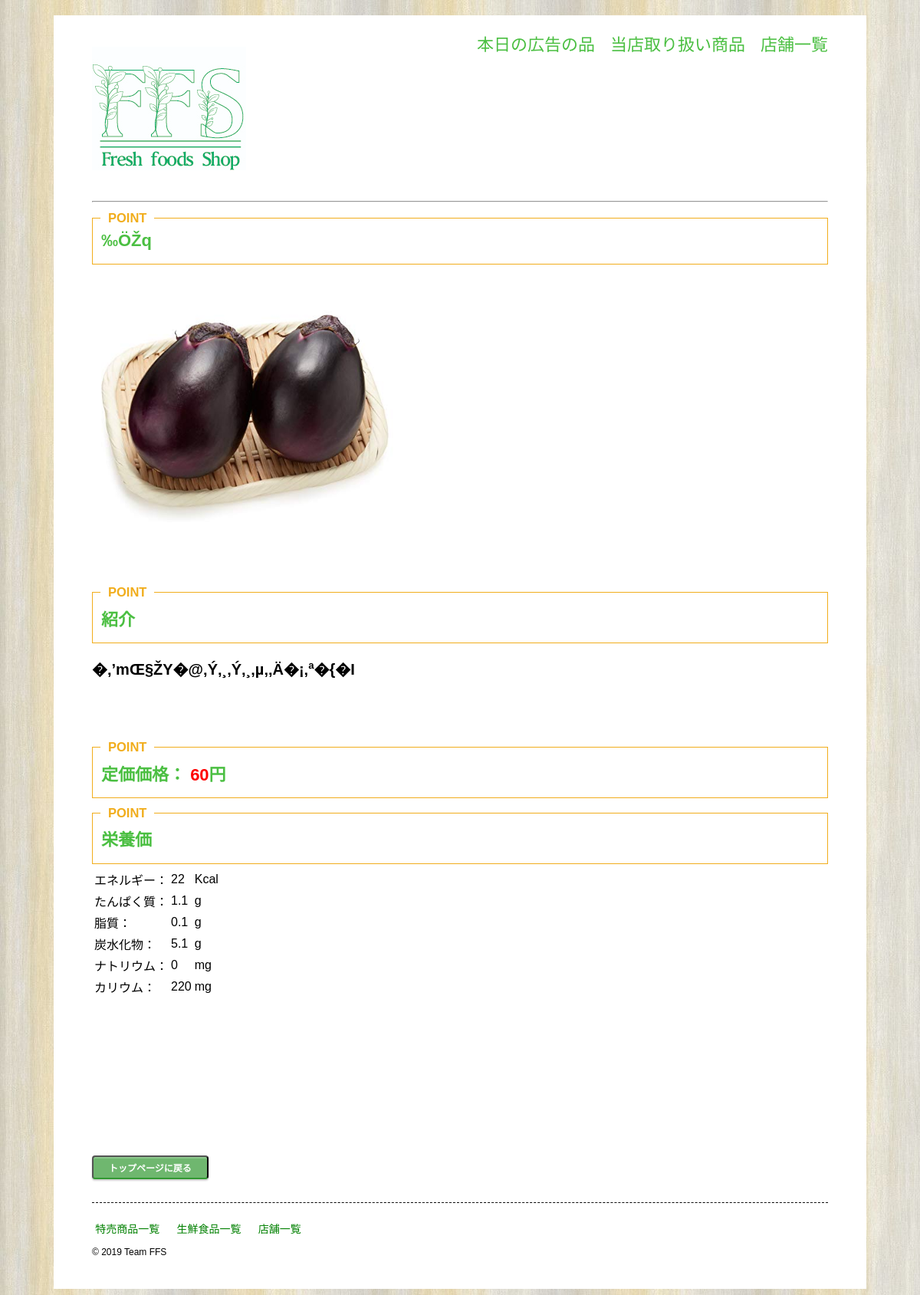
The app's page /food_page.php?food_id=1 with its own data.
### tables this page shows
CREATE TABLE IF NOT EXISTS food (
  `food_id` INT AUTO_INCREMENT NOT NULL,
  `food_name` VARCHAR(100) NOT NULL,
  `food_price` INT NOT NULL,
  `picture` VARCHAR(300) NOT NULL,
  `txt` TEXT NOT NULL,
  `calorie` FLOAT NOT NULL,
  `protein` FLOAT,
  `lipid` FLOAT,
  `carb` FLOAT,
  `natrium` FLOAT,
  `kalium` FLOAT,
  `show_flag` INT NOT NULL,
  `genre_id` INT NOT NULL,
  PRIMARY KEY (`food_id`),
  FOREIGN KEY(`genre_id`) REFERENCES genre (`genre_id`)
);

### food_page.php (called while the page is built, shortened)
<?php
$dbh = connectDb();
require_once("lib/model/Food.php");
$food = new Food($dbh);
$show_food_id = @$_GET["food_id"];
$food_value = $food->getDataById($show_food_id);
require_once("lib/view/view_food_page.php");
?>

### lib/model/Food.php (called while the page is built, shortened)
<?php
class Food{
    private $dbh;
    public function __construct($dbh){
      $this->dbh = $dbh;
    }
    public function getDataById($food_id){
        try {
            $sql = "SELECT * FROM ffs_db.food
                    WHERE food_id = :food_id";
            $sth = $this->dbh->prepare($sql);
            $sth->bindValue(":food_id", (int) $food_id);
            $sth->execute();
            $result_array = $sth->fetchAll(PDO::FETCH_ASSOC);
            return @$result_array[0];
        } catch (PDOException $e) {
            exit("SQL発行エラー：{$e->getMessage()}");
        }
    }
 }

### lib/function.php (the view, shortened to what this page needs)
<?php
function h($str)
    {
        return htmlspecialchars($str, ENT_QUOTES, "UTF-8");
    }
function ph($str)
{
    print h($str);
}

### lib/view/view_food_page.php (shortened to what this page needs)
<!DOCTYPE html>
<html lang="ja">
<head>
<link rel="stylesheet" href="lib/css/style-pc.css">
</head>
<body>
<div class="wrapper">
<header class="header_top_page">
<div class="title">
  <h1><a href="TopPage.php"><img src="lib/images/ffs.jpg" alt="FFS"></a></h1>
</div>
<nav class="navigation_main">
<ul>
<li><a href="">本日の広告の品</a></li>
<li><a href="">当店取り扱い商品</a></li>
<li><a href="">店舗一覧</a></li>
</ul>
</nav>
</header>
<hr>
<article class="content_second_page">
<h2>
</h2>
<img src="lib/images/<?php ph($food_value["picture"]) ?>" width="400px" height="400px" alt="生鮮食品画像">
<h2>紹介</h2>
<p>
  <h3><?php ph($food_value["txt"]); ?></h3>
</p>
<br>
<br>
<br>
  <h2>定価価格：
    <font color="red"><?php ph(number_format($food_value["food_price"])); ?></font>円</h2>
  <table>
    <h2>栄養価</h2>
    <tr>
      <td>エネルギー：</td>
      <td><?php ph($food_value["calorie"]); ?></td>
      <td>Kcal</td>
    </tr>
    <tr>
      <td>たんぱく質：</td>
      <td><?php ph($food_value["protein"]); ?></td>
      <td>g</td>
    </tr>
    <tr>
      <td>脂質：</td>
      <td><?php ph($food_value["lipid"]); ?></td>
      <td>g</td>
    </tr>
    <tr>
      <td>炭水化物：</td>
      <td><?php ph($food_value["carb"]); ?></td>
      <td>g</td>
    </tr>
    <tr>
      <td>ナトリウム：</td>
      <td><?php ph($food_value["natrium"]); ?></td>
      <td>mg</td>
    </tr>
    <tr>
      <td>カリウム：</td>
      <td><?php ph($food_value["kalium"]); ?></td>
      <td>mg</td>
    </tr>
  </table>
</article>
    <a href="TopPage.php"><button class="btn">トップページに戻る</button></a>
<footer class="footer_top_page">
<nav class="navigation_footer">
<ul>
  <li><a href="#sale" class="link">特売商品一覧</a></li>
  <li><a href="#food" class="link">生鮮食品一覧</a></li>
  <li><a href="#shop" class="link">店舗一覧</a></li>
</ul>
</nav>
<small>&copy; 2019 Team FFS </small>
</footer>
</div>
</body>
</html>

### records on screen
food: food_name "‰ÖŽq �‚’mŒ§ŽY�@‚Ý‚¸‚Ý‚¸‚µ‚­‚Ä�¡‚ª�{�I 60 22 1.1 0.1 5.1 0 220", picture (picture)
